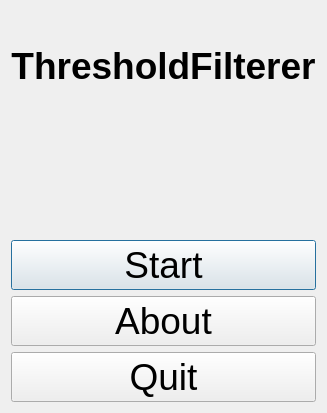
<?xml version="1.0" encoding="UTF-8"?>
<ui version="4.0">
 <class>QtThresholdFiltererMenuDialog</class>
 <widget class="QDialog" name="QtThresholdFiltererMenuDialog">
  <property name="geometry">
   <rect>
    <x>0</x>
    <y>0</y>
    <width>184</width>
    <height>413</height>
   </rect>
  </property>
  <property name="font">
   <font>
    <pointsize>28</pointsize>
   </font>
  </property>
  <property name="windowTitle">
   <string>ThresholdFilterer</string>
  </property>
  <layout class="QVBoxLayout" name="verticalLayout">
   <item>
    <widget class="QLabel" name="label_title">
     <property name="font">
      <font>
       <pointsize>28</pointsize>
       <weight>75</weight>
       <bold>true</bold>
      </font>
     </property>
     <property name="text">
      <string>ThresholdFilterer</string>
     </property>
     <property name="alignment">
      <set>Qt::AlignCenter</set>
     </property>
    </widget>
   </item>
   <item>
    <widget class="QLabel" name="label">
     <property name="text">
      <string/>
     </property>
     <property name="pixmap">
      <pixmap resource="ToolThresholdFilterer.qrc">:/thresholdfilterer/images/ToolThresholdFiltererResult.png</pixmap>
     </property>
     <property name="alignment">
      <set>Qt::AlignCenter</set>
     </property>
    </widget>
   </item>
   <item>
    <widget class="QPushButton" name="button_start">
     <property name="text">
      <string>Start</string>
     </property>
    </widget>
   </item>
   <item>
    <widget class="QPushButton" name="button_about">
     <property name="text">
      <string>About</string>
     </property>
    </widget>
   </item>
   <item>
    <widget class="QPushButton" name="button_quit">
     <property name="text">
      <string>Quit</string>
     </property>
    </widget>
   </item>
  </layout>
 </widget>
 <layoutdefault spacing="6" margin="11"/>
 <resources>
  <include location="ToolThresholdFilterer.qrc"/>
 </resources>
 <connections/>
</ui>
